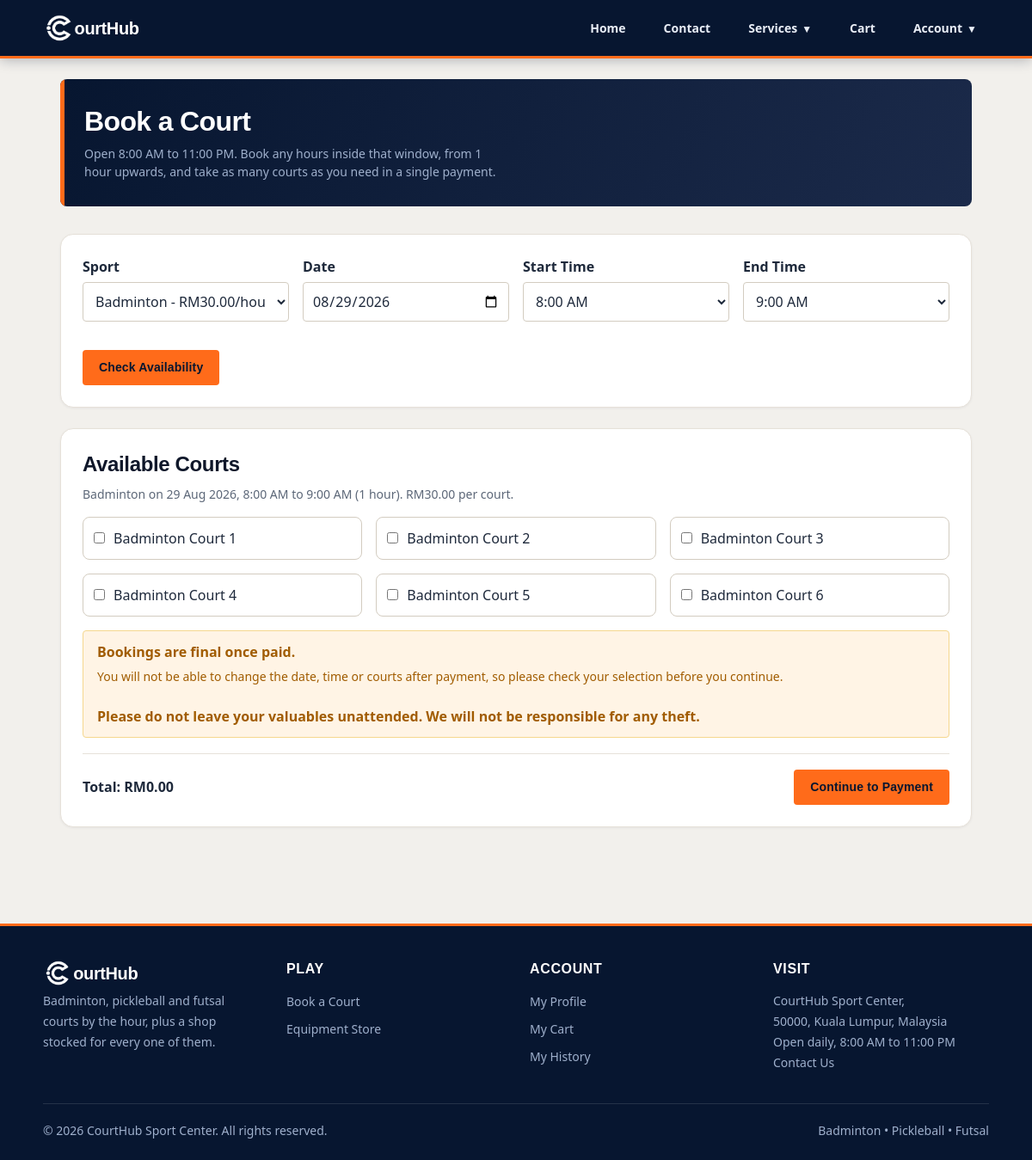
Screenshot of /booking/search.php (signed in) with the database file from the repository.
### tables this page shows
CREATE TABLE sport_types (
    sport_type_id   INT AUTO_INCREMENT PRIMARY KEY,
    name            VARCHAR(30) NOT NULL UNIQUE,    
    price_per_hour  DECIMAL(6,2) NOT NULL
);

CREATE TABLE courts (
    court_id        INT AUTO_INCREMENT PRIMARY KEY,
    court_number    VARCHAR(30) NOT NULL,
    sport_type_id   INT NOT NULL,
    status          ENUM('active', 'pending_deletion', 'deleted') NOT NULL DEFAULT 'active',
    created_at      TIMESTAMP DEFAULT CURRENT_TIMESTAMP,

    FOREIGN KEY (sport_type_id) REFERENCES sport_types(sport_type_id)
);

### config/functions.php (called while the page is built, shortened)
<?php
function h($string) {
    return htmlspecialchars($string ?? '', ENT_QUOTES, 'UTF-8');
}
function appBasePath() {
    static $base_path = null;
    if ($base_path !== null) {
        return $base_path;
    }
    $document_root = realpath($_SERVER['DOCUMENT_ROOT'] ?? '');
    $app_root = realpath(__DIR__ . '/..');
    if ($document_root && $app_root && substr(strtolower($app_root), 0, strlen(strtolower($document_root))) === strtolower($document_root)) {
        $relative = substr($app_root, strlen($document_root));
        $base_path = str_replace('\\', '/', $relative);
        $base_path = $base_path === '/' ? '' : rtrim($base_path, '/');
    } else {
        $base_path = '';
    }
    return $base_path;
}
function app_url($path = '') {
    $path = '/' . ltrim($path, '/');
    return appBasePath() . ($path === '/' ? '' : $path);
}
function money($amount) {
    return 'RM' . number_format((float)$amount, 2);
}
function getSportTypes($conn) {
    $sports = [];
    $result = $conn->query("SELECT sport_type_id, name, price_per_hour FROM sport_types ORDER BY sport_type_id");
    while ($row = $result->fetch_assoc()) {
        $sports[] = $row;
    }
    return $sports;
}
function timeToMinutes($time) {
    $parts = explode(':', $time);
    return ((int)$parts[0] * 60) + (int)$parts[1];
}
function normalizeTime($time) {
    return $time . ':00';
}
function bookingDurationHours($start_time, $end_time) {
    return (timeToMinutes($end_time) - timeToMinutes($start_time)) / 60;
}
    ?>

### config/booking_functions.php (called while the page is built, shortened)
<?php
function bookingHourOptions($from_minutes, $to_minutes) {
    $options = [];
    for ($minutes = $from_minutes; $minutes <= $to_minutes; $minutes += BOOKING_STEP_MINUTES) {
        $value = sprintf('%02d:%02d', intdiv($minutes, 60), $minutes % 60);
        $options[$value] = date('g:i A', strtotime($value));
    }
    return $options;
}
function bookingDurationLabel($hours) {
    $hours = (float)$hours;
    $number = rtrim(rtrim(number_format($hours, 1), '0'), '.');
    return $number . ' hour' . ($hours == 1 ? '' : 's');
}
function getAvailableCourts($conn, $sport_type_id, $booking_date, $start_sql, $end_sql) {
    $courts = [];
    $stmt = $conn->prepare(
        "SELECT c.court_id, c.court_number
         FROM courts c
         WHERE c.sport_type_id = ?
           AND c.status = 'active'
           AND NOT EXISTS (
               SELECT 1
               FROM booking_order_items boi
               JOIN booking_orders bo ON bo.booking_order_id = boi.booking_order_id
               WHERE boi.court_id = c.court_id
                 AND boi.booking_date = ?
                 AND bo.payment_status = 'paid'
                 AND boi.start_time < ?
                 AND boi.end_time > ?
           )
         ORDER BY c.court_id"
    );
    $stmt->bind_param("isss", $sport_type_id, $booking_date, $end_sql, $start_sql);
    $stmt->execute();
    $result = $stmt->get_result();
    while ($row = $result->fetch_assoc()) {
        $courts[] = $row;
    }
    return $courts;
}

### booking/search.php (the view, shortened to what this page needs)
<?php
require_once __DIR__ . '/../config/db_connect.php';
require_once __DIR__ . '/../config/functions.php';
require_once __DIR__ . '/../config/booking_functions.php';
$sports = getSportTypes($conn);
list($default_date, $default_start, $default_end) = defaultBookingSlot();
$sport_type_id = isset($_GET['sport']) ? (int)$_GET['sport'] : 0;
$booking_date = $_GET['booking_date'] ?? $default_date;
$start_time = $_GET['start_time'] ?? $default_start;
$end_time = $_GET['end_time'] ?? $default_end;
$selected_sport = null;
if (!$selected_sport && count($sports) > 0) {
    $selected_sport = $sports[0];
    $sport_type_id = (int)$selected_sport['sport_type_id'];
}
$start_options = bookingHourOptions(BOOKING_OPENS_AT, BOOKING_CLOSES_AT - BOOKING_STEP_MINUTES);
$end_options = bookingHourOptions(BOOKING_OPENS_AT + BOOKING_STEP_MINUTES, BOOKING_CLOSES_AT);
$slot_errors = validateBookingWindow($booking_date, $start_time, $end_time);
$available_courts = [];
$duration_hours = 0;
$price_per_court = 0;
if (empty($slot_errors) && $selected_sport) {
    $available_courts = getAvailableCourts(
        $conn,
        $sport_type_id,
        $booking_date,
        normalizeTime($start_time),
        normalizeTime($end_time)
    );
    $duration_hours = bookingDurationHours($start_time, $end_time);
    $price_per_court = (float)$selected_sport['price_per_hour'] * $duration_hours;
}
require_once __DIR__ . '/../includes/header.php';
?>
<section class="page-hero">
    <h1>Book a Court</h1>
    <p class="muted">
        Open 8:00 AM to 11:00 PM. Book any hours inside that window, from 1 hour
        upwards, and take as many courts as you need in a single payment.
    </p>
</section>
<section class="card">
    <form method="GET" action="<?= h(app_url('/booking/search.php')) ?>" class="form-grid">
        <div class="form-group">
            <label for="sport">Sport</label>
            <select id="sport" name="sport">
                <?php foreach ($sports as $sport): ?>
                    <option value="<?= (int)$sport['sport_type_id'] ?>" <?= (int)$sport['sport_type_id'] === $sport_type_id ? 'selected' : '' ?>>
                        <?= h($sport['name']) ?> - <?= money($sport['price_per_hour']) ?>/hour
                    </option>
                <?php endforeach; ?>
            </select>
        </div>
        <div class="form-group">
            <label for="booking_date">Date</label>
            <input type="date" id="booking_date" name="booking_date"
                   value="<?= h($booking_date) ?>" min="<?= date('Y-m-d') ?>" required>
        </div>
        <div class="form-group">
            <label for="start_time">Start Time</label>
            <select id="start_time" name="start_time" class="js-start-time">
                <?php foreach ($start_options as $value => $label): ?>
                    <option value="<?= h($value) ?>" <?= $value === $start_time ? 'selected' : '' ?>><?= h($label) ?></option>
                <?php endforeach; ?>
            </select>
        </div>
        <div class="form-group">
            <label for="end_time">End Time</label>
            <select id="end_time" name="end_time" class="js-end-time">
                <?php foreach ($end_options as $value => $label): ?>
                    <option value="<?= h($value) ?>" <?= $value === $end_time ? 'selected' : '' ?>><?= h($label) ?></option>
                <?php endforeach; ?>
            </select>
        </div>
        <div class="form-actions">
            <button type="submit" class="btn">Check Availability</button>
        </div>
    </form>
</section>
<?php if (empty($slot_errors) && $selected_sport): ?>
    <section class="card">
        <h2>Available Courts</h2>
        <p class="muted">
            <?= h($selected_sport['name']) ?> on <?= h(date('d M Y', strtotime($booking_date))) ?>,
            <?= h(date('g:i A', strtotime($start_time))) ?> to <?= h(date('g:i A', strtotime($end_time))) ?>
            (<?= h(bookingDurationLabel($duration_hours)) ?>).
            <?= money($price_per_court) ?> per court.
        </p>
        <?php if (empty($available_courts)): ?>
            <div class="empty-state">
                Every <?= h($selected_sport['name']) ?> court is taken for this slot. Try another time or date.
            </div>
        <?php else: ?>
            <form method="POST" action="<?= h(app_url('/booking/payment.php')) ?>"
                  class="js-court-form" data-price-per-court="<?= h(number_format($price_per_court, 2, '.', '')) ?>">
                <div class="selection-grid">
                    <?php foreach ($available_courts as $court): ?>
                        <label class="select-card">
                            <input type="checkbox" name="court_ids[]" value="<?= (int)$court['court_id'] ?>" class="js-court-check">
                            <span><?= h($court['court_number']) ?></span>
                        </label>
                    <?php endforeach; ?>
                </div>
                <div class="alert alert-warning">
                    <strong>Bookings are final once paid.</strong>
                    <p>
                        You will not be able to change the date, time or courts
                        after payment, so please check your selection before you
                        continue.
                    </p><br>
                    <strong>
                        Please do not leave your valuables unattended.
                        We will not be responsible for any theft.
                    </strong>
                </div>
                <div class="checkout-bar">
                    <strong>Total: <span class="js-booking-total"><?= money(0) ?></span></strong>
                    <button type="submit" class="btn">Continue to Payment</button>
                </div>
            </form>
        <?php endif; ?>
    </section>
<?php endif; ?>
<?php require_once __DIR__ . '/../includes/footer.php'; ?>

### rows the page displays
sport_types: name "Badminton", price_per_hour "RM30.00"
courts: court_number "Badminton Court 1"
courts: court_number "Badminton Court 2"
courts: court_number "Badminton Court 3"
courts: court_number "Badminton Court 4"
courts: court_number "Badminton Court 5"
courts: court_number "Badminton Court 6"

### other values shown
date('d M Y', strtotime($booking_date)) "29 Aug 2026"
date('g:i A', strtotime($start_time)) "8:00 AM"
date('g:i A', strtotime($end_time)) "9:00 AM"
bookingDurationLabel($duration_hours) "1 hour"
form field sport "Badminton - RM30.00/hour"
form field start_time "8:00 AM"
form field end_time "9:00 AM"
